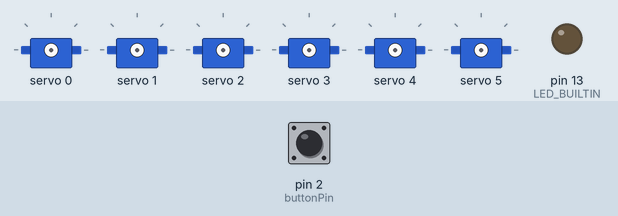
The sketch below on a simulated Arduino Uno, built with avr-gcc and run on an emulated ATmega328P. Shown: 6 × servo, output pins drawn as LEDs (lit = HIGH). The inputs (shaded band) are chosen by the test bench; at power-on: pin 2 (buttonPin) LOW. What the sketch prints to the serial monitor is not drawn.

Above: at 1.2 s.
1.3 s: pin 2 (buttonPin) pulled HIGH for 0.15 s
At 1.46 s:
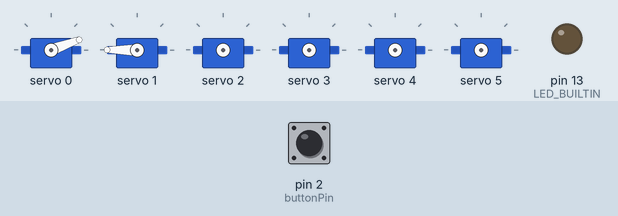
At 1.92 s:
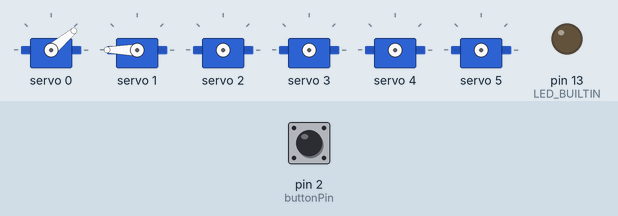
Timing chart, 0 to 18.7 s (numbered marks = the images above; inputs shaded):
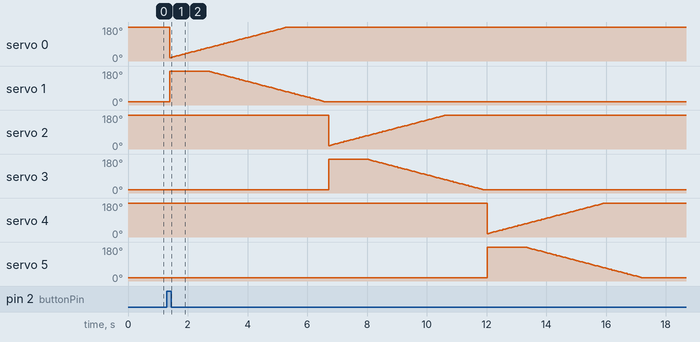

The sketch:

main.ino
```cpp
/*
 * IEEE quarterly project - Spring 2024
 *
 *   `pwm.setOscillatorFrequency`
 *
 * In theory the internal oscillator (clock) is 25MHz but it really isn't
 * that precise. You can 'calibrate' this by tweaking this number until
 * you get the PWM update frequency you're expecting!
 * The int.osc. for the PCA9685 chip is a range between about 23-27MHz and
 * is used for calculating things like writeMicroseconds()
 * Analog servos run at ~50 Hz updates, It is importaint to use an
 * oscilloscope in setting the int.osc frequency for the I2C PCA9685 chip.
 * 1) Attach the oscilloscope to one of the PWM signal pins and ground on
 *    the I2C PCA9685 chip you are setting the value for.
 * 2) Adjust setOscillatorFrequency() until the PWM update frequency is the
 *    expected value (50Hz for most ESCs)
 * Setting the value here is specific to each individual I2C PCA9685 chip and
 * affects the calculations for the PWM update frequency.
 * Failure to correctly set the int.osc value will cause unexpected PWM results
 */

#include <Wire.h>
#include <Adafruit_PWMServoDriver.h>

#define SERVOMIN  150 // This is the 'minimum' pulse length count (out of 4096)
#define SERVOMAX  600 // This is the 'maximum' pulse length count (out of 4096)
#define USMIN  600 // This is the rounded 'minimum' microsecond length based on the minimum pulse of 150
#define USMAX  2400 // This is the rounded 'maximum' microsecond length based on the maximum pulse of 600
#define SERVO_FREQ 50 // Analog servos run at ~50 Hz updates

const int buttonPin = 2;
Adafruit_PWMServoDriver pwm = Adafruit_PWMServoDriver();

int lerp(int min, int max, float t) {
  return int(float(max - min) * t + float(min));
}

void setup() {
  Serial.begin(9600);
  Serial.println("8 channel Servo test!");

  pinMode(buttonPin, INPUT);

  pwm.begin();
  pwm.setOscillatorFrequency(23000000);
  pwm.setPWMFreq(SERVO_FREQ);  // Analog servos run at ~50 Hz updates

  pinMode(LED_BUILTIN, OUTPUT);
  delay(10);
}

void moveServo(int pin, int pin1){
  pwm.setPWM(pin , 0, SERVOMAX);
  pwm.setPWM(pin1, 0, SERVOMIN);
  delay(100);

  for (float t = 0.0f; t <= 1.0f; t += 0.01) {
    pwm.setPWM(pin , 0, lerp(SERVOMIN, SERVOMAX, t       ));
    pwm.setPWM(pin1, 0, lerp(SERVOMIN, SERVOMAX, 1.0f - t));
    delay(50);
  }
}

void loop() {
  if (digitalRead(buttonPin) == HIGH) {
    moveServo(0, 1); // right
    moveServo(2, 3); // left
    moveServo(4, 5); // center
  }
  else delay(1);
}
```
